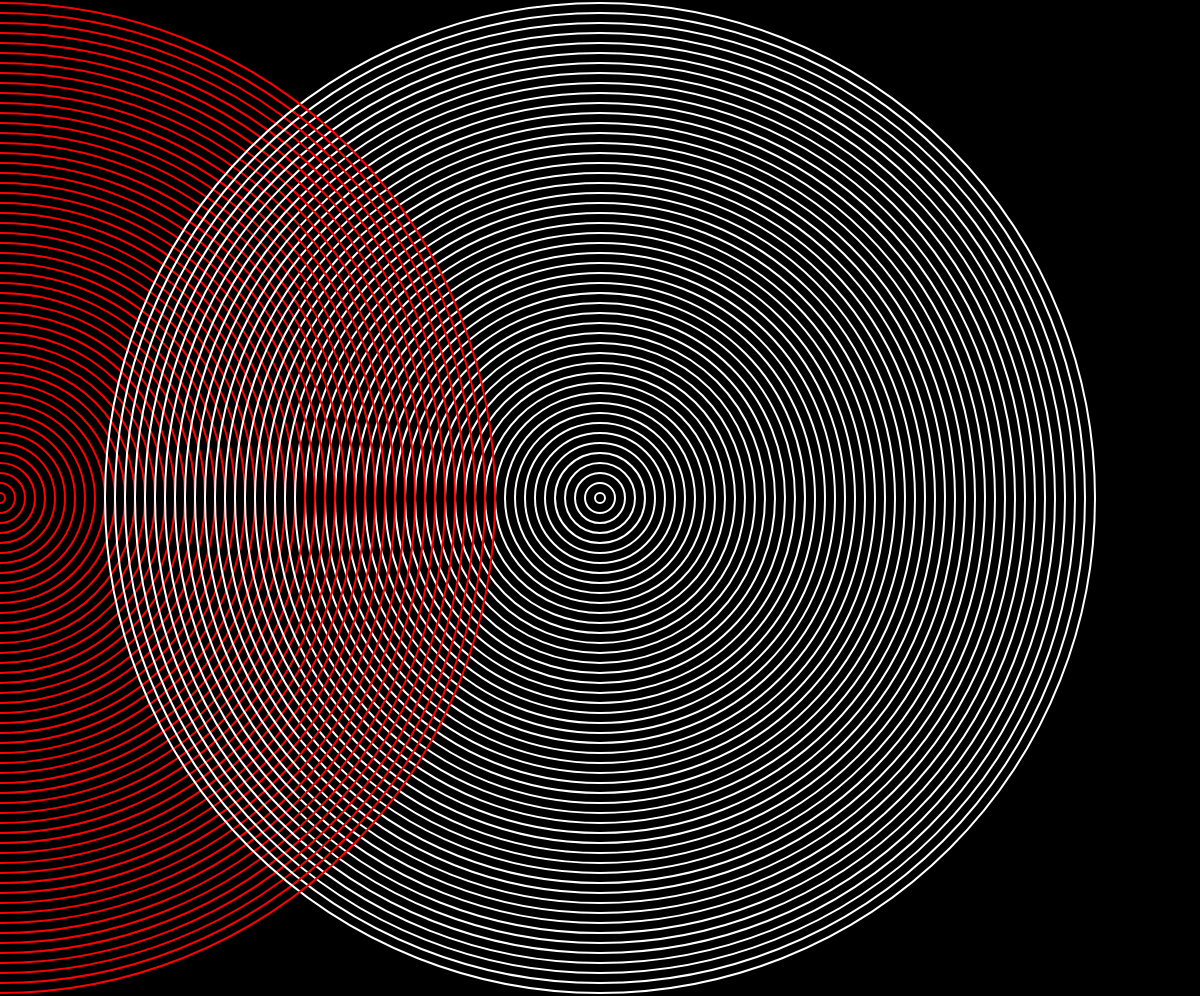
Frame 1 (no input)
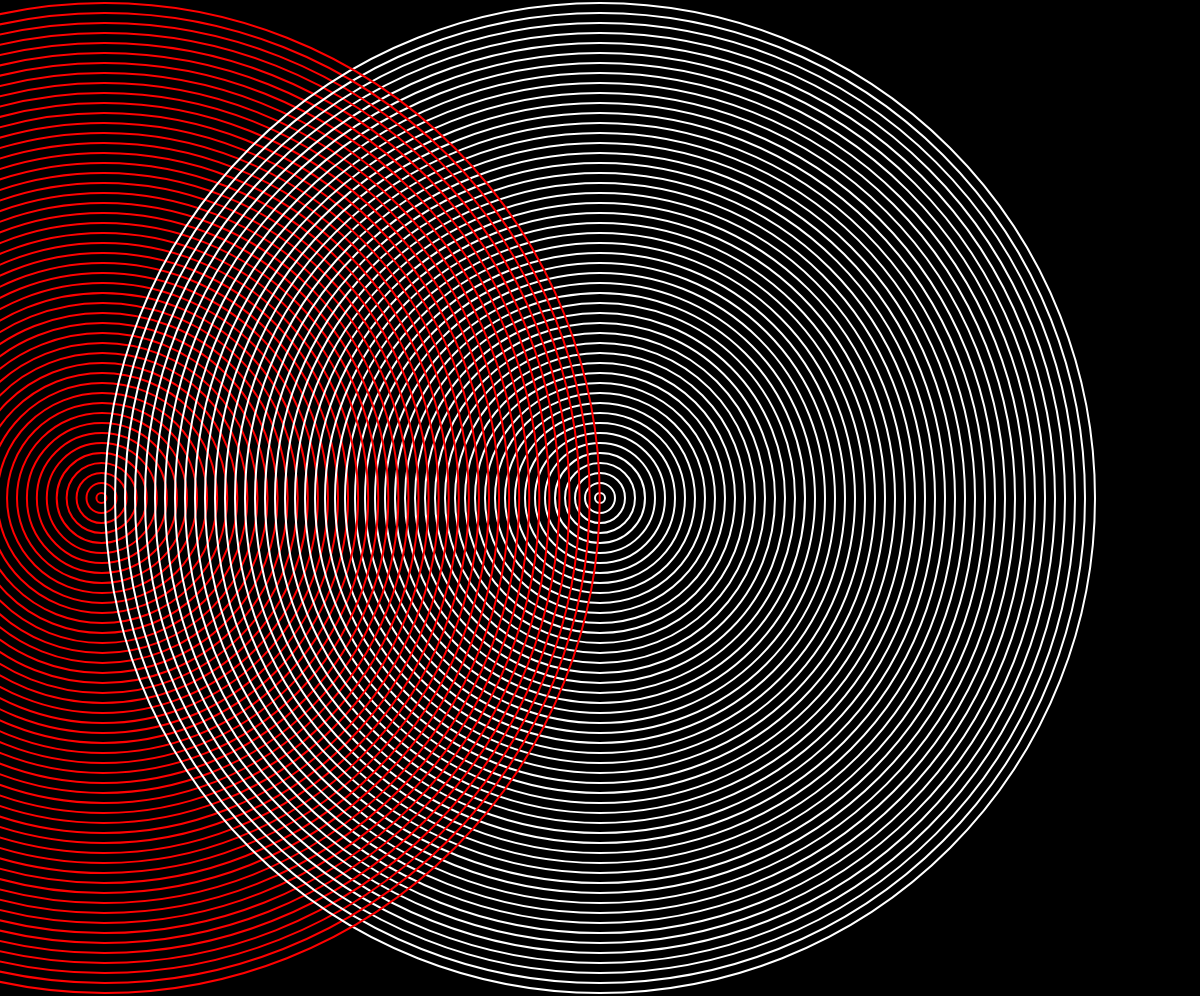
Frame 60 (no input)
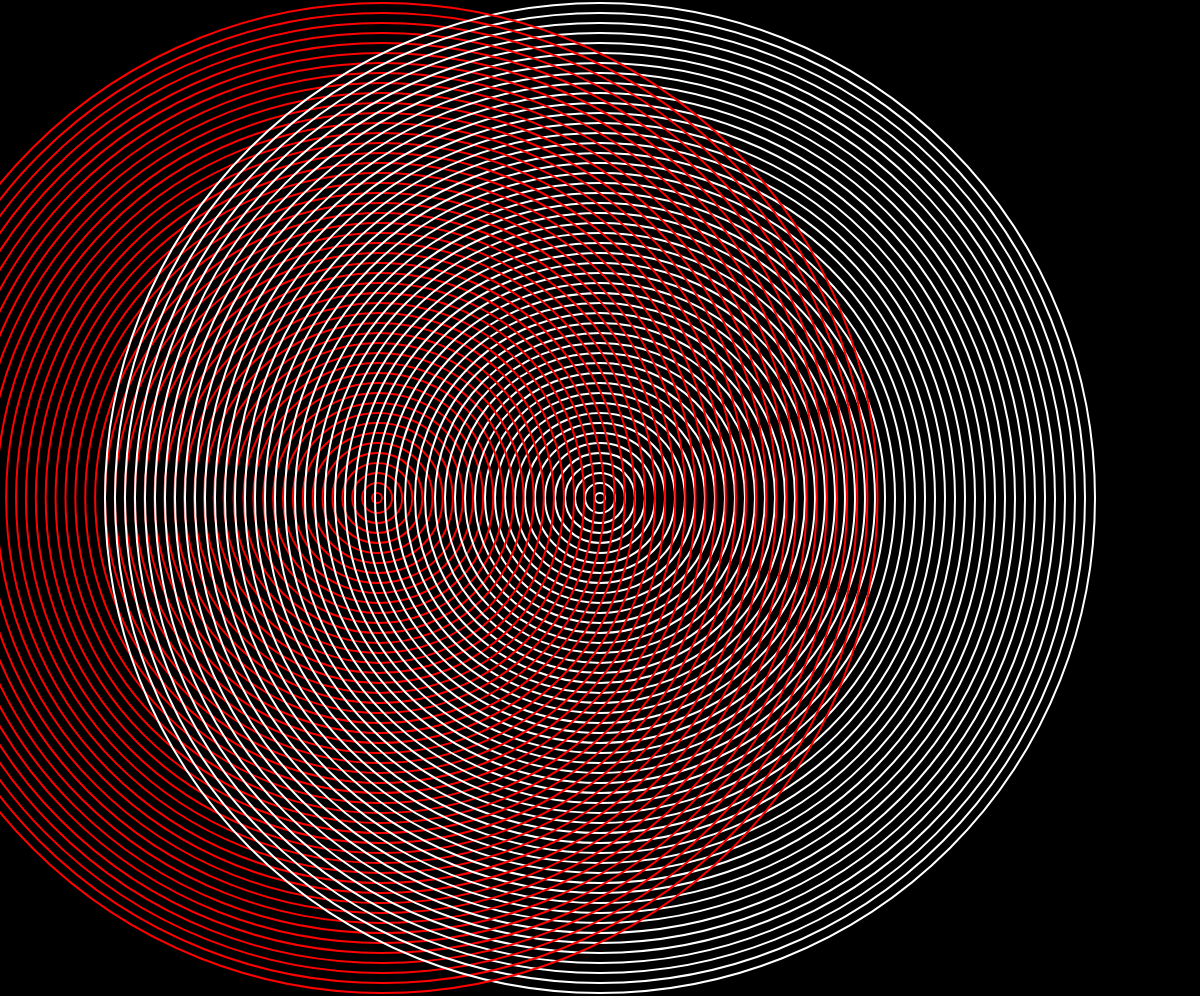
Frame 120 (the mouse pressed at the canvas centre since frame 60)

The p5.js sketch that drew these frames (run headless with seeded random() and noise() and a simulated clock; from frame 60 on, the mouse is pressed at the canvas centre):

// p5.js sketch
// ── sketch.js
let width, height, x, size;
function setup() {
    width = innerWidth;
    height = innerHeight - 4;
    size = innerWidth < innerHeight - 4 ? innerWidth : innerHeight - 4;
    theta = -PI / 2;
    createCanvas(width, height);
}

function draw() {
    background(0);
    noFill();
    strokeWeight(2);
    let r = 10;
    while(r <= size) {
        stroke(255);
        ellipse(width / 2, height / 2, r, r);
        
        x = map(sin(theta), -1, 1, 0, width);
        
        stroke(255, 0, 0);
        ellipse(x, height / 2, r, r);

        r += 20;
        theta += 0.0002;
        
    }

}
